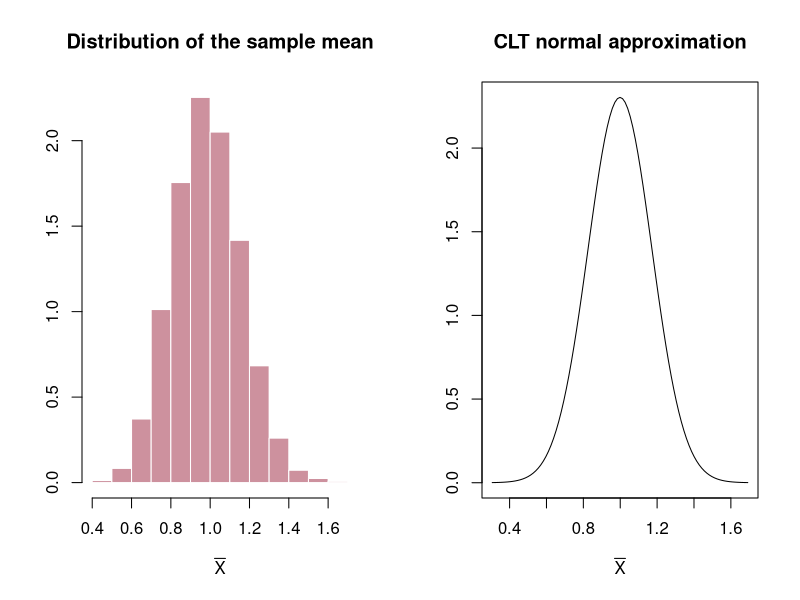
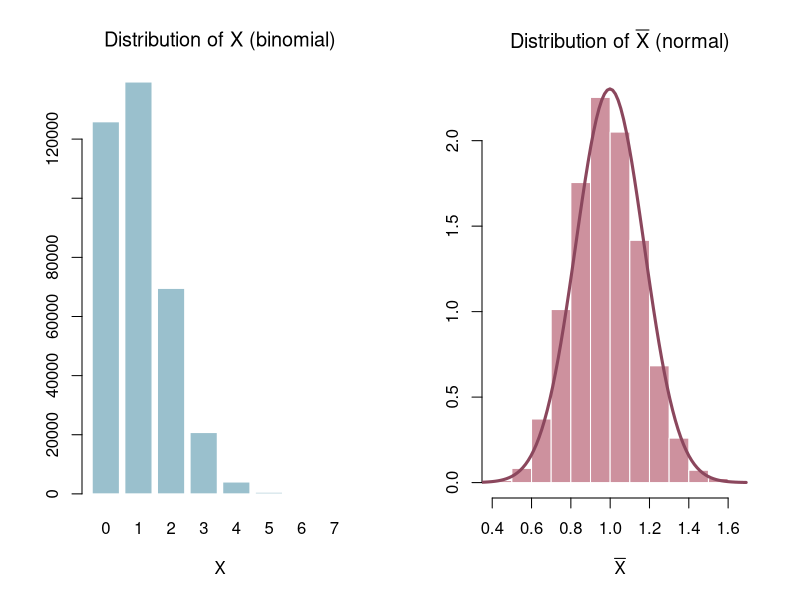

Write the R code that produced these figures, in order.
## ---- chunk 1
knitr::opts_chunk$set(echo = TRUE)
rm(list=ls())
## ---- chunk 2
#This is the so-called truth
nstudents = 360000
nexam = 10
prob_cheat = 0.1
set.seed(80221)
pop = data.frame(
  "studentID" = 1:nstudents,
  "cheat" = rbinom(nstudents, nexam, prob_cheat)
)#Now forget the fact that we create this. 
## ---- chunk 3
head(pop,10)
## ---- chunk 4
#Taking samples from the population
sample_size = 30 #Number of students you draw out every time of investigation
nrep = 10000 #You do it nrep times
## ---- chunk 5
sample_mean = rep(NA, nrep) #You don't need to learn to code this
set.seed(276)
for (i in 1:nrep) {
  #Here you randomly draw a sample_size students to investigate their behavior
  sample = pop[sample(1:nstudents, size = sample_size, replace = FALSE), ]
  #then you compute the mean number of cheated exams (over nexam)
  sample_mean[i] = mean(sample$cheat)
}

# Parameters of the approximated normal distribution suggested by the CLT
mu = mean(pop$cheat) #population mean
sigma_squared = var(pop$cheat) #population variance
sigma_squared_clt = sigma_squared / sample_size #variance as per the CLT formula

{ #visualization
  par(mfrow = c(1, 2))
  hist(#the histogram
    sample_mean,
    main = "Distribution of the sample mean",
    freq = F,
    ylab = "",
    xlab = expression(bar(X)),
    col = "pink3",
    border = F
  )#, xlim = c(0,0.76))
  curve(#the CLT bell curve
    dnorm(x, mean = mu, sd = sqrt(sigma_squared_clt)),
    main = "CLT normal approximation",
    ylab = "",
    xlab = expression(bar(X)),
    from = mu - 4 * sqrt(sigma_squared_clt),
    to = mu + 4 * sqrt(sigma_squared_clt)
  )
}
## ---- chunk 6
cut_point = 1

#If we had data, we simply count the number of observations that satisfy the condition (e.g., >1) and divide it by the total number of observations
data_prob = sum(sample_mean > cut_point) / length(sample_mean)

#This we practised serveral times when we learn about the normal distribution
clt_prob = pnorm(
  cut_point,
  mean = mu,
  sd = sqrt(sigma_squared_clt),
  lower.tail = F
)

#Print out the results
data.frame(data_prob, clt_prob)
## ---- chunk 7
par(mfrow = c(1, 2))
barplot(#the blue bars
  table(pop$cheat),
  main = bquote("Distribution of " * X * " (binomial)"),
  border = F,
  col = "lightblue3",
  xlab = "X"
)
hist(#the pink bars
  sample_mean,
  main = bquote("Distribution of " * bar(X) * " (normal)"),
  border = F,
  freq = F,
  col = "pink3",
  xlab = expression(bar(X)),
  ylab = "",
)
curve(#the curve
  dnorm(x, mean = mu, sd = sqrt(sigma_squared_clt)),
  add = TRUE,
  col = "palevioletred4",
  lwd = 3,
  main = "CLT normal approximation",
  ylab = "",
  from = mu - 4 * sqrt(sigma_squared_clt),
  to = mu + 4 * sqrt(sigma_squared_clt)
)
